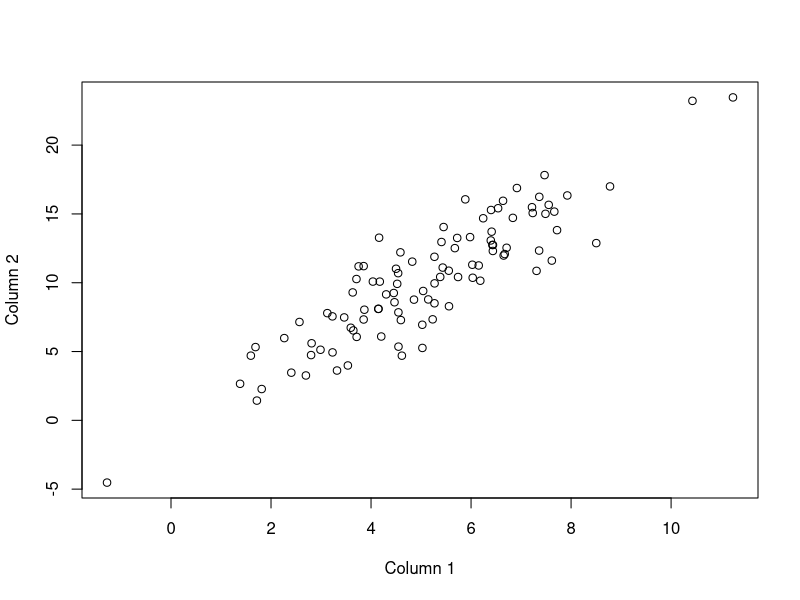
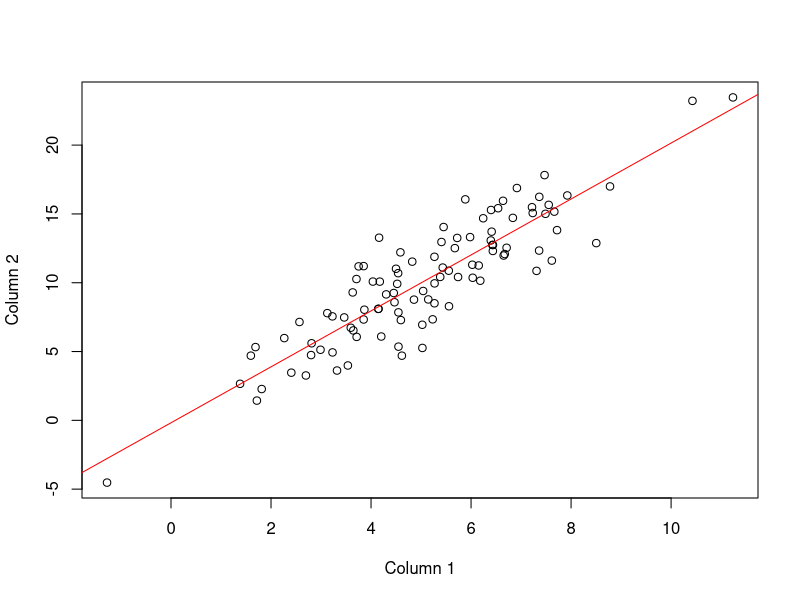

Source code (R) for these figures, in order:
#Here's an intro into some of the key things you need to know about R
#Firstly you can make comments if you start a line with #
#These won't run in the code

#You can do basic calculations
2+4
25^7
9*(7/3)

#You can create variables and assign values to them with <- or =
utilitystable=0.86
utilitystable<-0.77 #Note, this will overwrite the above value
sayhi<-"Hello" #We can also use text in objects using speech marks
#You can ask R to display the value of an object
print(sayhi)

#We can assign a list of values to an object
#This is called a vector. We have to use c() for our list.This means concatenate
utility<-c(1,0.86,0.55,0)
print(utility)
#Sometimes its useful to name stuff to make it easier to interpret
names(utility)<-c("Healthy","Stable","Severe","Dead")
print(utility)

#We can call specific elements of the vector by using square brackets
utility[3]
utility["Severe"]

#We can do mathematical operations on whole vectors
monthlyutility<-utility/12
print(monthlyutility)

#Or specific elements in the vector. Lets reduce healthy to 0.95
utility["Healthy"]<-0.95
print(utility) #Note we'd have to rerun our monthly utility calculation above (Order is important!)

#We can also use data frames. These are essentially tables or a collection of vectors
table<-data.frame(1:10,1:10) #Creates a data frame with 2 columns filled with numbers 1 to 10
print(table)

#We can call specific elements in the table but now need two co-ordinates [row number,column number]
table[4,2]

#We can use data in data.frames in regression
#Lets make some fake data
table<-data.frame(rnorm(100,5,2),c(1:1))
table[,2]<-(table[,1]*2)+(rnorm(100,0,2)) #Column 2 is 2*column 1 plus/minus some randomness
print(table)

#What does that look like on a scatter plot?
plot(table[,1],table[,2],xlab="Column 1",ylab="Column 2")

#col="red"
#xlim=c(-5,15)

#How do oyu do an OLS regression of column 2 as a function of column 1?
model<-lm(table[,2]~table[,1]) #lm = linear model
summary(model) #Should give a coefficient which is roughly 2

#Can I add a line of best fit using those results to the graph?
coefficients<-model[1] #Our model object has lots of output elements, the coefficients are in element 1
print(coefficients) #This looks like a vector but is something called a list, we need to turn it into a vector to get each coefficient
coefficients<-unlist(coefficients)
print(coefficients) #This is now a vector so we can get the intercept and B1

plot(table[,1],table[,2],xlab="Column 1",ylab="Column 2")
abline(a=coefficients[1],b=coefficients[2],col="red")

#Or we can also use just use abline(coef=coefficients)
#You can also use abline to put in lines at y=0 and x=0 
#Useful if the graph is scaled in a funny way like in a cost-effectiveness plane
#We can see that the basic R plot function is pretty good but 
#many people use ggplot2 which is more extensive